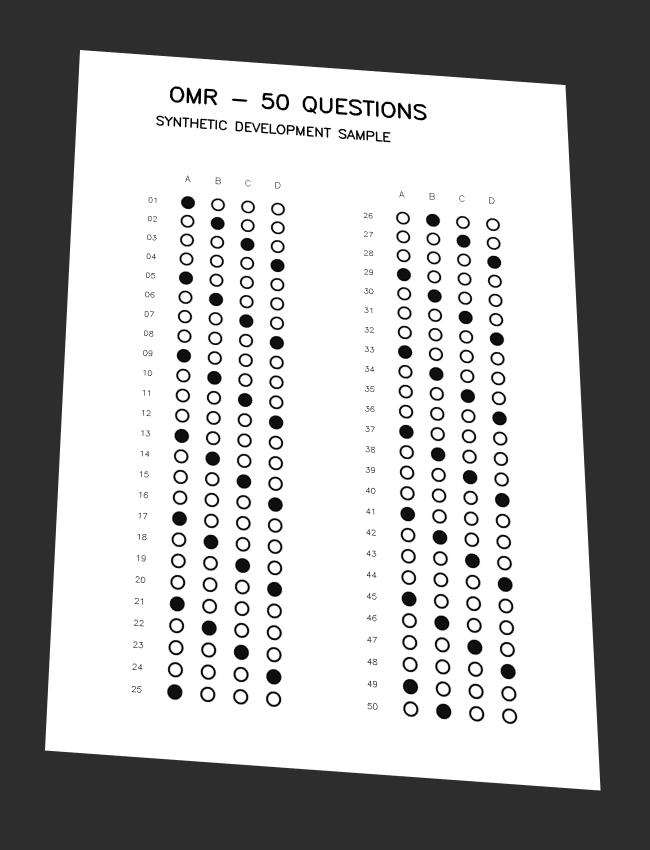
#> input picture test_images/sample_photo.png, 1300 x 1700 px (shown at 1/2 size)
$ python demo_preprocessing.py
#> lines starting #> are read from the running program, lines starting #| are printed output that depends on the picture; after the words box and inside, x2 and y2 are one past the last pixel; in counts of white or black regions, pixels touching at a corner belong together
### modules/image_processing.py
from dataclasses import dataclass
from pathlib import Path

import cv2
import numpy as np

from .errors import ImageProcessingError

DEFAULT_MAX_DIMENSION = 2200
DEFAULT_BLUR_KERNEL = 3
DEFAULT_BLOCK_SIZE = 51
DEFAULT_THRESHOLD_C = 12.0


@dataclass(frozen=True)
class PreprocessConfig:
    max_dimension: int = DEFAULT_MAX_DIMENSION
    blur_kernel: int = DEFAULT_BLUR_KERNEL
    threshold_method: str = "adaptive"
    block_size: int = DEFAULT_BLOCK_SIZE
    threshold_c: float = DEFAULT_THRESHOLD_C
    morphology_kernel: int = 0


@dataclass
class PreprocessedImage:
    original: np.ndarray
    resized: np.ndarray
    gray: np.ndarray
    blurred: np.ndarray
    binary: np.ndarray


def validate_image(image: np.ndarray) -> None:
    if not isinstance(image, np.ndarray) or image.size == 0:
        raise ImageProcessingError("Ảnh rỗng hoặc dữ liệu không phải numpy array.")
    if image.dtype != np.uint8 or image.ndim not in (2, 3):
        raise ImageProcessingError("Ảnh phải có kiểu uint8 và 2 hoặc 3 chiều.")
    if image.ndim == 3 and image.shape[2] not in (3, 4):
        raise ImageProcessingError("Ảnh màu phải có 3 hoặc 4 kênh.")
    if min(image.shape[:2]) < 3:
        raise ImageProcessingError("Ảnh quá nhỏ để xử lý.")


def load_image(path: str | Path) -> np.ndarray:
    path = Path(path)
    if not path.is_file():
        raise ImageProcessingError(f"Ảnh không tồn tại hoặc không phải tệp: {path}")
    try:
        data = np.fromfile(path, dtype=np.uint8)
        image = cv2.imdecode(data, cv2.IMREAD_COLOR) if data.size else None
    except (OSError, cv2.error) as exc:
        raise ImageProcessingError(f"Không đọc được ảnh {path}: {exc}") from exc
    if image is None:
        raise ImageProcessingError(f"Tệp không phải ảnh hợp lệ hoặc định dạng chưa hỗ trợ: {path}")
    validate_image(image)
    return image


def save_image(path: str | Path, image: np.ndarray) -> Path:
    validate_image(image)
    path = Path(path)
    try:
        path.parent.mkdir(parents=True, exist_ok=True)
        success, encoded = cv2.imencode(path.suffix or ".png", image)
        if not success:
            raise ImageProcessingError(f"Không mã hóa được ảnh: {path}")
        encoded.tofile(path)
    except (OSError, cv2.error) as exc:
        raise ImageProcessingError(f"Không ghi được ảnh {path}: {exc}") from exc
    return path


def resize_image(image: np.ndarray, max_dimension: int = DEFAULT_MAX_DIMENSION) -> np.ndarray:
    validate_image(image)
    if not isinstance(max_dimension, int) or max_dimension < 3:
        raise ImageProcessingError("max_dimension phải là số nguyên >= 3.")
    height, width = image.shape[:2]
    largest_dimension = max(height, width)
    if largest_dimension <= max_dimension:
        return image.copy()
    scale = max_dimension / largest_dimension
    size = (max(3, round(width * scale)), max(3, round(height * scale)))
    return cv2.resize(image, size, interpolation=cv2.INTER_AREA)


def to_grayscale(image: np.ndarray, *, copy: bool = True) -> np.ndarray:
    validate_image(image)
    if image.ndim == 2:
        return image.copy() if copy else image
    conversion = cv2.COLOR_BGRA2GRAY if image.shape[2] == 4 else cv2.COLOR_BGR2GRAY
    return cv2.cvtColor(image, conversion)


def apply_blur(gray: np.ndarray, kernel_size: int = DEFAULT_BLUR_KERNEL) -> np.ndarray:
    gray = to_grayscale(gray, copy=False)
    if not isinstance(kernel_size, int) or kernel_size < 1 or kernel_size % 2 == 0:
        raise ImageProcessingError("Kích thước Gaussian kernel phải là số lẻ dương.")
    return cv2.GaussianBlur(gray, (kernel_size, kernel_size), 0)


# [34 lines left out: functions apply_threshold, preprocess_image, not called in this run]

### modules/paper_detection.py
from dataclasses import dataclass

import cv2
import numpy as np

from .errors import PaperDetectionError
from .image_processing import to_grayscale, validate_image

STANDARD_SIZE = (1000, 1400)
APPROXIMATION_RATIOS = (0.015, 0.025, 0.04)
BACKGROUND_THRESHOLD_FRACTIONS = (0.20, 0.35, 0.50)
MIN_PAPER_SOLIDITY = 0.95


@dataclass(frozen=True)
class PaperConfig:
    output_size: tuple[int, int] = STANDARD_SIZE
    min_area_ratio: float = 0.15
    border_margin: int = 4
    min_edge_length: float = 60.0
    canny_low: int = 40
    canny_high: int = 140
    close_kernel: int = 5


def order_points(points: np.ndarray) -> np.ndarray:
    points = np.asarray(points, dtype=np.float32)
    if points.size != 8 or not np.isfinite(points).all():
        raise PaperDetectionError("Cần đúng bốn điểm hữu hạn để căn chỉnh phiếu.")
    points = points.reshape(4, 2)
    hull = cv2.convexHull(points).reshape(-1, 2)
    if len(hull) != 4 or cv2.contourArea(hull) < 1:
        raise PaperDetectionError("Bốn góc bị trùng, thẳng hàng hoặc không tạo tứ giác lồi.")
    center = points.mean(axis=0)
    angles = np.arctan2(points[:, 1] - center[1], points[:, 0] - center[0])
    ordered = points[np.argsort(angles)]
    top_left = int(np.argmin(ordered.sum(axis=1)))
    return np.roll(ordered, -top_left, axis=0)


def find_paper_contour(
    image: np.ndarray, config: PaperConfig | None = None
) -> np.ndarray:
    config = config or PaperConfig()
    if not 0 < config.min_area_ratio < 1 or config.border_margin < 0:
        raise PaperDetectionError("Cấu hình diện tích/biên phiếu không hợp lệ.")
    if config.close_kernel < 1 or config.close_kernel % 2 == 0:
        raise PaperDetectionError("close_kernel phải là số lẻ dương.")
    gray = to_grayscale(image, copy=False)
    height, width = gray.shape
    min_area = config.min_area_ratio * width * height
    margin = config.border_margin

    blurred = cv2.GaussianBlur(gray, (5, 5), 0)
    edges = cv2.Canny(blurred, config.canny_low, config.canny_high)
    close_kernel = np.ones((config.close_kernel, config.close_kernel), np.uint8)
    edges = cv2.morphologyEx(edges, cv2.MORPH_CLOSE, close_kernel)
    _, bright = cv2.threshold(blurred, 0, 255, cv2.THRESH_BINARY | cv2.THRESH_OTSU)

    # Các ngưỡng sáng cao hơn giúp tách giấy khỏi nền sáng hoặc bóng đổ.
    short_side = min(width, height)
    blur_size = max(3, round(short_side * 0.009) | 1)
    open_size = max(3, round(short_side * 0.013) | 1)
    smooth = cv2.GaussianBlur(gray, (blur_size, blur_size), 0)
    otsu, _ = cv2.threshold(smooth, 0, 255, cv2.THRESH_BINARY | cv2.THRESH_OTSU)
    open_kernel = np.ones((open_size, open_size), np.uint8)
    masks = [(edges, False), (bright, False)]
    for fraction in BACKGROUND_THRESHOLD_FRACTIONS:
        _, mask = cv2.threshold(smooth, otsu + fraction * (255 - otsu), 255, cv2.THRESH_BINARY)
        masks.append((cv2.morphologyEx(mask, cv2.MORPH_OPEN, open_kernel), True))

    candidates = []
    for mask, use_hull in masks:
        contours, _ = cv2.findContours(mask, cv2.RETR_EXTERNAL, cv2.CHAIN_APPROX_SIMPLE)
        for contour in contours:
            area = cv2.contourArea(contour)
            if area < min_area:
                continue
            if use_hull:
                hull = cv2.convexHull(contour)
                if area / max(cv2.contourArea(hull), 1) < MIN_PAPER_SOLIDITY:
                    continue
                contour = hull
            candidates.append(contour)

    touches_border = False
    for contour in sorted(candidates, key=cv2.contourArea, reverse=True):
        x, y, w, h = cv2.boundingRect(contour)
        if x <= margin or y <= margin or x + w >= width - margin or y + h >= height - margin:
            touches_border = True
            continue
        perimeter = cv2.arcLength(contour, True)
        for ratio in APPROXIMATION_RATIOS:
            polygon = cv2.approxPolyDP(contour, ratio * perimeter, True)
            if len(polygon) == 4 and cv2.isContourConvex(polygon) and cv2.contourArea(polygon) >= min_area:
                points = order_points(polygon)
                sides = points - np.roll(points, -1, axis=0)
                if np.linalg.norm(sides, axis=1).min() >= config.min_edge_length:
                    return points
    if touches_border:
        raise PaperDetectionError(
            "Chưa tách được bốn góc phiếu khỏi nền. Có vùng sáng nối tới mép ảnh; "
            "điều này không nhất thiết nghĩa là phiếu bị crop. "
            "Hãy kiểm tra nền, ánh sáng và bốn góc phiếu."
        )
    raise PaperDetectionError("Không tìm được contour phiếu dạng tứ giác đủ lớn và rõ bốn góc.")


def four_point_transform(
    image: np.ndarray, points: np.ndarray, output_size: tuple[int, int] = STANDARD_SIZE
) -> np.ndarray:
    validate_image(image)
    if len(output_size) != 2 or any(not isinstance(n, int) or n < 3 for n in output_size):
        raise PaperDetectionError("Kích thước ảnh chuẩn phải gồm hai số nguyên >= 3.")
    ordered = order_points(points)
    height, width = image.shape[:2]
    if (ordered < 0).any() or (ordered[:, 0] >= width).any() or (ordered[:, 1] >= height).any():
        raise PaperDetectionError("Góc phiếu nằm ngoài ảnh; ảnh có thể bị crop.")
    target_width, target_height = output_size
    destination = np.array(
        [[0, 0], [target_width - 1, 0], [target_width - 1, target_height - 1], [0, target_height - 1]],
        dtype=np.float32,
    )
    matrix = cv2.getPerspectiveTransform(ordered, destination)
    return cv2.warpPerspective(image, matrix, output_size, flags=cv2.INTER_LINEAR)


# [5 lines left out: function detect_and_warp_paper, not called in this run]

### demos/demo_preprocessing.py


import sys
from pathlib import Path


ROOT = Path(__file__).resolve().parents[1]
if str(ROOT) not in sys.path:
    sys.path.insert(0, str(ROOT))

import cv2
import numpy as np

from modules.errors import OMRError
from modules.image_processing import (
    apply_blur,
    load_image,
    resize_image,
    save_image,
    to_grayscale,
)
from modules.paper_detection import (
    PaperConfig,
    find_paper_contour,
    four_point_transform,
)


def run_demo_preprocessing(
    image_path: str | Path | None = None,
    output_dir: str | Path | None = None,
) -> dict:

    if image_path is None:
        image_path = ROOT / "test_images" / "sample_photo.png"
    image_path = Path(image_path)
    if output_dir is None:
        output_dir = ROOT / "output" / "demo_preprocessing"
    output_dir = Path(output_dir)
    output_dir.mkdir(parents=True, exist_ok=True)

    print("=" * 60)
    print("DEMO TIỀN XỬ LÝ & CĂN CHỈNH PHIẾU OMR")
    print(f"Ảnh đầu vào: {image_path}")
    print(f"Thư mục lưu ảnh trung gian: {output_dir}")
    print("=" * 60)


    print("[1/7] Đang đọc ảnh gốc...")
    original = load_image(image_path)
    save_image(output_dir / "01_original.jpg", original)
    print(f"      -> Kích thước ảnh gốc: {original.shape[1]}x{original.shape[0]} px")


    print("[2/7] Đang resize giữ tỷ lệ...")
    resized = resize_image(original, max_dimension=2200)
    save_image(output_dir / "02_resized.jpg", resized)
    print(f"      -> Kích thước sau resize: {resized.shape[1]}x{resized.shape[0]} px")


    print("[3/7] Chuyển đổi sang ảnh xám (Grayscale)...")
    gray = to_grayscale(resized)
    save_image(output_dir / "03_grayscale.jpg", gray)


    print("[4/7] Áp dụng GaussianBlur khử nhiễu...")
    blurred = apply_blur(gray, kernel_size=5)
    save_image(output_dir / "04_blurred.jpg", blurred)


    print("[5/7] Tách biên bằng thuật toán Canny...")
    edges = cv2.Canny(blurred, 40, 140)
    save_image(output_dir / "05_canny_edges.jpg", edges)


    print("[6/7] Tìm contour tờ phiếu và xác định 4 góc (cv2.findContours, approxPolyDP)...")
    config = PaperConfig()
    corners = find_paper_contour(resized, config)
    print("      -> Tọa độ 4 góc tìm được (TL, TR, BR, BL):")
    labels = ["Top-Left (TL)", "Top-Right (TR)", "Bottom-Right (BR)", "Bottom-Left (BL)"]
    for lbl, pt in zip(labels, corners):
        print(f"         • {lbl}: ({pt[0]:.1f}, {pt[1]:.1f})")


    detected_vis = resized.copy()
    cv2.polylines(detected_vis, [np.rint(corners).astype(np.int32)], True, (0, 200, 0), 4)
    for idx, pt in enumerate(corners):
        center = (int(round(pt[0])), int(round(pt[1])))
        cv2.circle(detected_vis, center, 10, (0, 0, 255), -1)
        cv2.putText(
            detected_vis, labels[idx].split()[0],
            (center[0] + 12, center[1] + 12),
            cv2.FONT_HERSHEY_SIMPLEX, 0.7, (255, 0, 0), 2,
        )
    save_image(output_dir / "06_paper_contour.jpg", detected_vis)


    print("[7/7] Căn phẳng phiếu về kích thước chuẩn (1000x1400) bằng warpPerspective...")
    warped = four_point_transform(resized, corners, config.output_size)
    save_image(output_dir / "07_warped.jpg", warped)
    print(f"      -> Kích thước sau khi warp: {warped.shape[1]}x{warped.shape[0]} px")

    print("=" * 60)
    print(f" HOÀN TẤT DEMO TIỀN XỬ LÝ! Đã lưu 7 ảnh vào: {output_dir.resolve()}")
    print("=" * 60)

    return {
        "original": original,
        "resized": resized,
        "gray": gray,
        "blurred": blurred,
        "edges": edges,
        "contour_vis": detected_vis,
        "corners": corners,
        "warped": warped,
    }


if __name__ == "__main__":
    for stream in (sys.stdout, sys.stderr):
        reconfigure = getattr(stream, "reconfigure", None)
        if callable(reconfigure):
            reconfigure(encoding="utf-8")

    input_img = sys.argv[1] if len(sys.argv) > 1 else None
    try:
        run_demo_preprocessing(input_img)
#> in load_image, image is the input picture: shape (1700, 1300, 3); min 0, max 255, mean 174.3
#|       -> Kích thước ảnh gốc: 1300x1700 px
#|       -> Kích thước sau resize: 1300x1700 px
#> in run_demo_preprocessing, `edges = cv2.Canny(blurred, 40, 140)`:
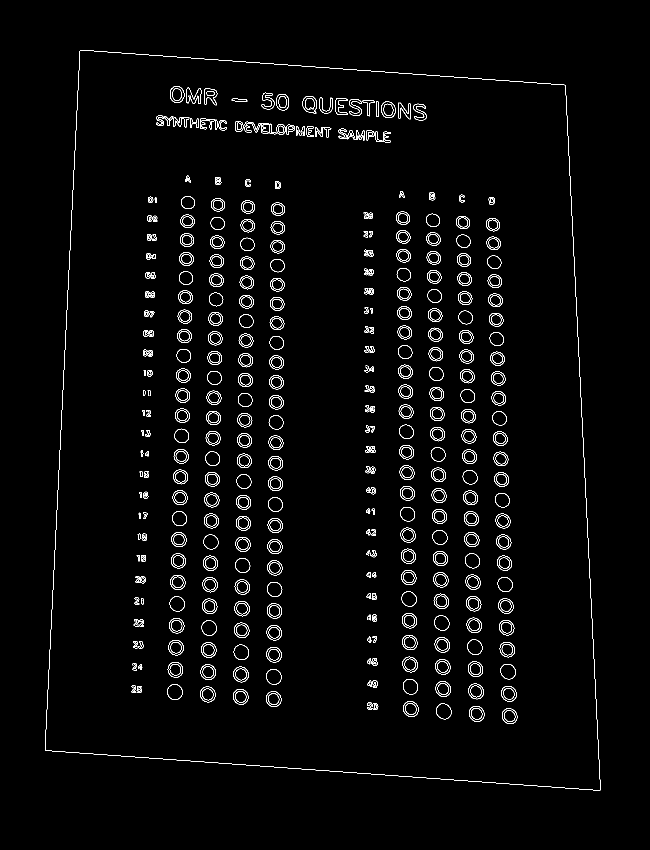
#> edges: shape (1700, 1300) (shown at 1/2 size); 2.2% white in thin lines or dots, all inside (x1, y1, x2, y2) = (90, 100, 1201, 1581)
#> in find_paper_contour, `_, bright = cv2.threshold(blurred, 0, 255, cv2.THRESH_BINARY | cv2.THR..`:
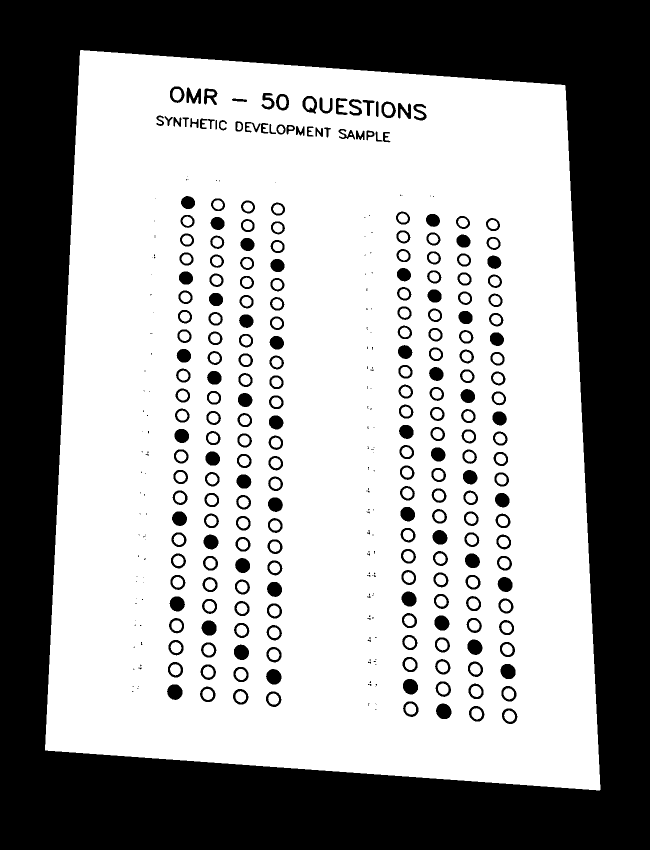
#> bright: shape (1700, 1300) (shown at 1/2 size); 62.1% white; 373 black regions (133 under 20 px), largest, box (x1, y1, x2, y2) and area: (0, 0, 1300, 1700) 746254, (872, 1407, 903, 1438) 750, (334, 1369, 365, 1400) 742
#> in find_paper_contour, `smooth = cv2.GaussianBlur(gray, (blur_size, blur_size), 0)`:
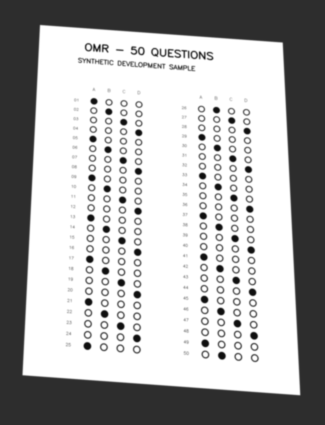
#> smooth: shape (1700, 1300) (shown at 1/4 size); min 14, max 255, mean 174.3
#> in find_paper_contour, `otsu, _ = cv2.threshold(smooth, 0, 255, cv2.THRESH_BINARY | cv2.THRESH..`: otsu = 150
#> the loop in find_paper_contour, `for fraction in BACKGROUND_THRESHOLD_FRACTIONS:` made 3 passes
#> pass 3, in find_paper_contour, `_, mask = cv2.threshold(smooth, otsu + fraction * (255 - otsu), 255, c..`:
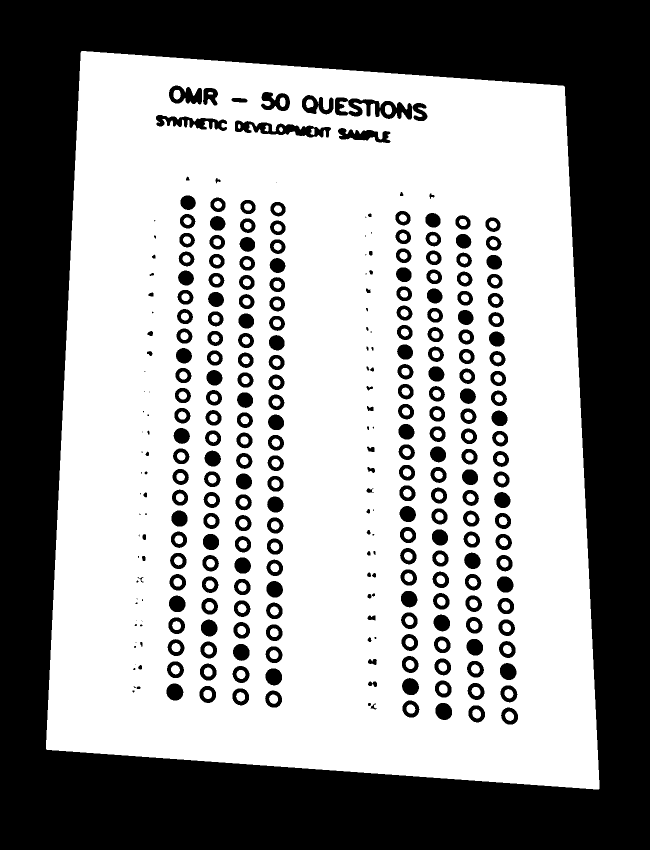
#> mask: shape (1700, 1300) (shown at 1/2 size); 59.3% white; 301 black regions (41 under 20 px)
#> after the loop in find_paper_contour, `for fraction in BACKGROUND_THRESHOLD_FRACTIONS:`: masks = 5 items
#> the loop in find_paper_contour, `for mask, use_hull in masks:` made 5 passes
#> use_hull on passes 1 to 5: False, False, True, True, True
#> after the loop in find_paper_contour, `for mask, use_hull in masks:`: candidates = 5 contours; box (x1, y1, x2, y2) and area: (90, 100, 1201, 1581) 1463717, (90, 100, 1201, 1581) 1461302, (91, 102, 1200, 1579) 1460694, (92, 102, 1199, 1579) 1458488, (92, 103, 1199, 1578) 1456068
#> the loop in find_paper_contour, `for contour in sorted(candidates, key=cv2.contourArea, reverse=True):` made 1 pass
#> (x, y, w, h, perimeter) on pass 1: (90, 100, 1111, 1481, 5010.1)
#> in run_demo_preprocessing, `corners = find_paper_contour(resized, config)`: corners = [[160, 100], [1130, 170], [1200, 1580], [90, 1500]]
#> the loop in run_demo_preprocessing, `for lbl, pt in zip(labels, corners):` made 4 passes
#> (printed output is left out)
#> in run_demo_preprocessing, `cv2.polylines(detected_vis, [np.rint(corners).astype(np.int32)], True,..`:
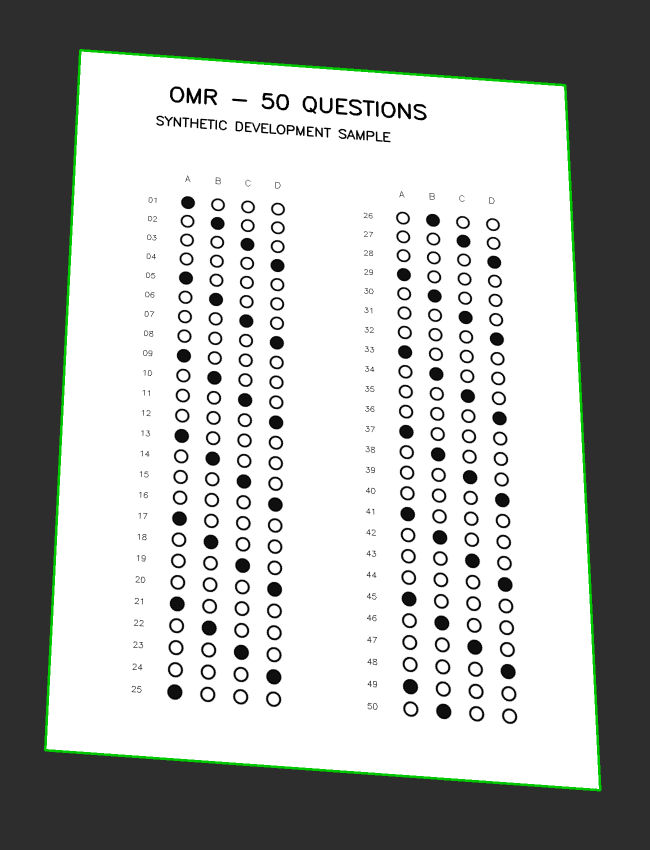
#> detected_vis: shape (1700, 1300, 3) (shown at 1/2 size); 1.1% of pixels changed, all inside (x1, y1, x2, y2) = (88, 98, 1203, 1583)
#> the loop in run_demo_preprocessing, `for idx, pt in enumerate(corners):` made 4 passes
#> after the loop in run_demo_preprocessing, `for idx, pt in enumerate(corners):`:
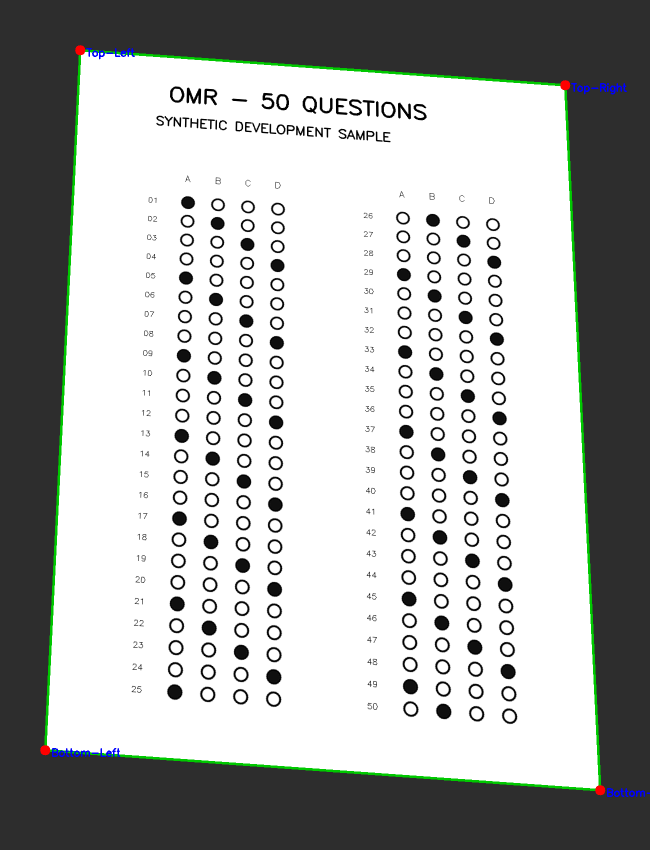
#> detected_vis: shape (1700, 1300, 3) (shown at 1/2 size); 0.19% of pixels changed, all inside (x1, y1, x2, y2) = (80, 90, 1300, 1594)
#> in four_point_transform, `ordered = order_points(points)`: ordered has the same summary as corners in run_demo_preprocessing
#> in four_point_transform, `matrix = cv2.getPerspectiveTransform(ordered, destination)`: matrix = [[1.04, 0.0518, -170.9], [-0.083, 1.15, -101.7], [-7.55e-06, 0.000104, 1]]
#> in four_point_transform, `return cv2.warpPerspective(image, matrix, output_size, flags=cv2.INTER..`:
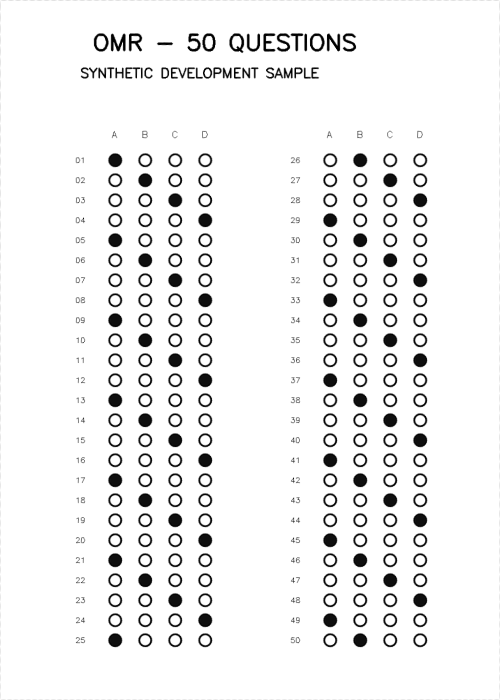
#> returned value: shape (1400, 1000, 3) (shown at 1/2 size); min 0, max 255, mean 240.2
#|       -> Kích thước sau khi warp: 1000x1400 px
    except OMRError as exc:
        print(f"Lỗi nhận diện phiếu: {exc}", file=sys.stderr)
        sys.exit(1)
